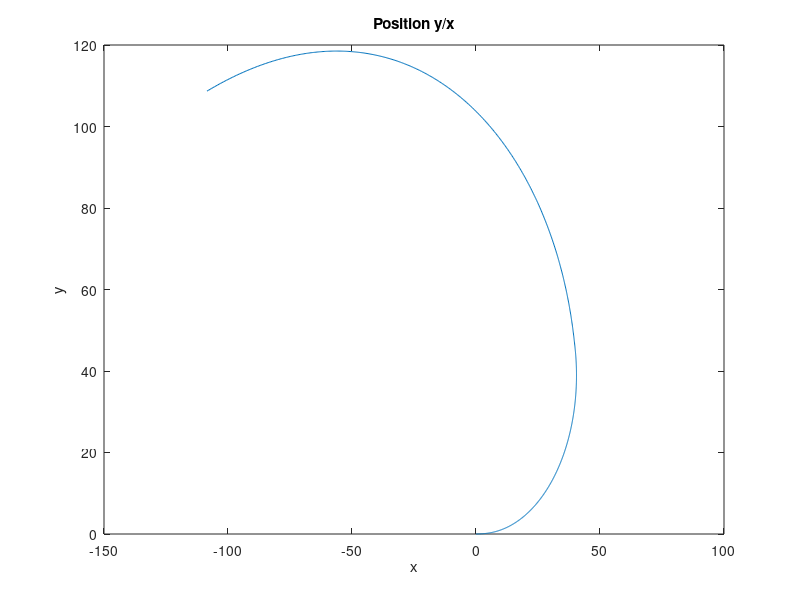
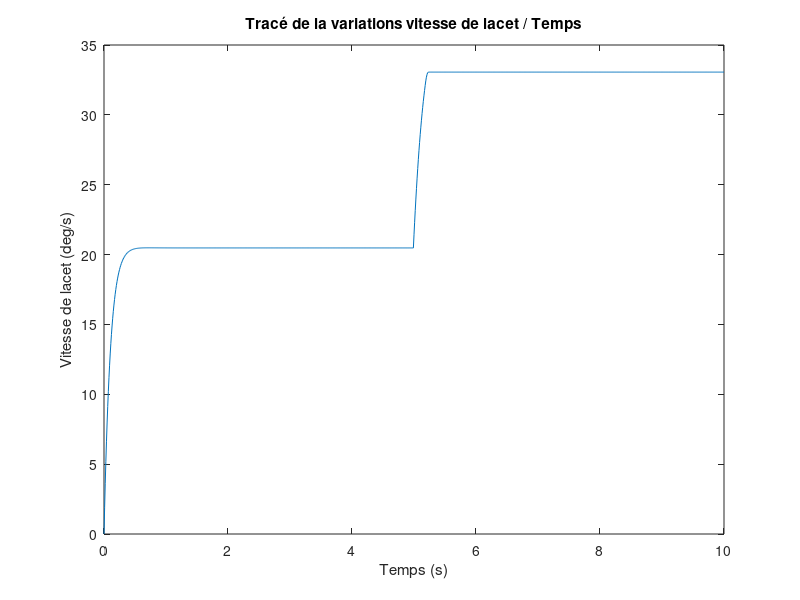
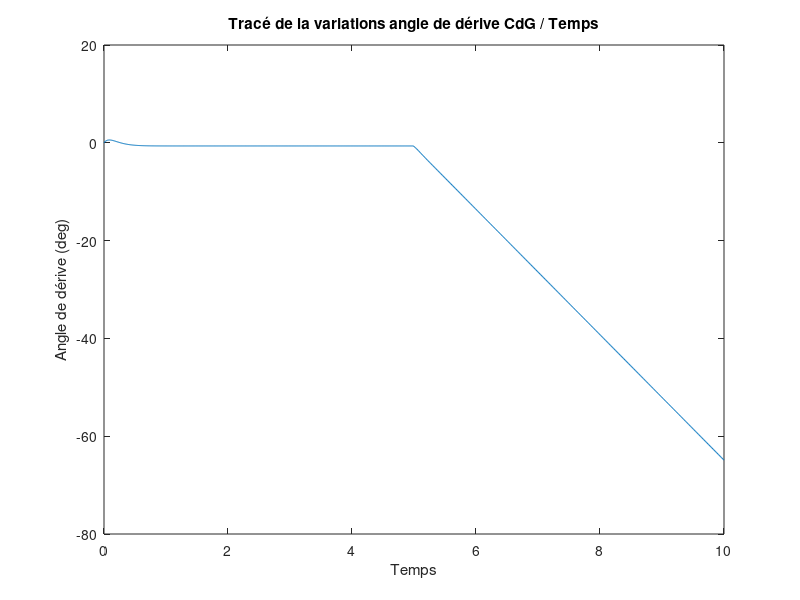
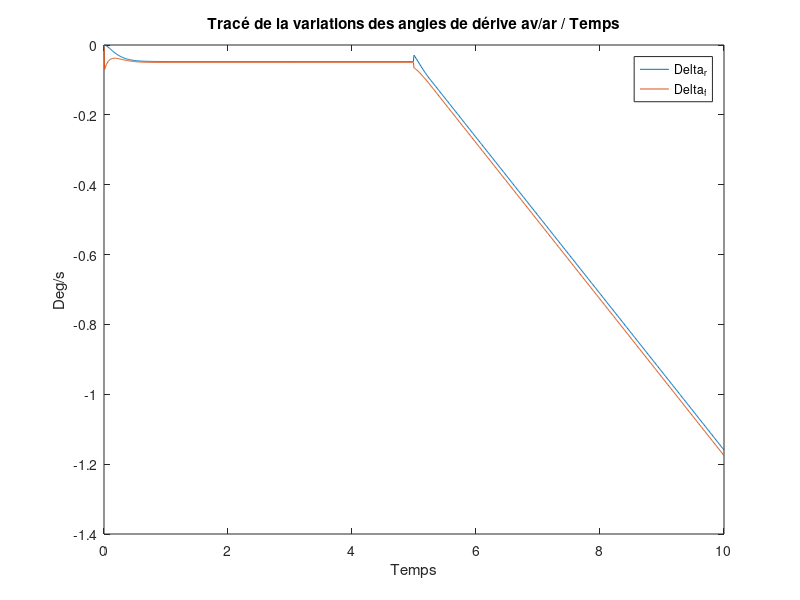

MATLAB code to generate these figures, in order:
close all;  % Ferme toutes les fenêtres de figures ouvertes
clear;      % Efface toutes les variables de l'espace de travail 
clc;        % Nettoie la fenêtre de commande
%Caractéritisque prédéfinies :
m = 1310 ;  %Masse du véhicule en Kg
Iz = 1760 ; %Moment d'inertie en Kg.m^+2
Lf = 1.2 ;  %Demi empattement avant en m
Lr = 1.4 ;  %Demi empattement arrière en m 
L = Lr+Lf;  %empattement total en m
Cf = 69740; %Rigidité de dérive avant en N.rad^-1
Cr = 63460; %Rigidité de dérive arrière en N.rad^-1

% Constantes physiques
g = 9.81;       % Gravité (m/s^2)
mu = 1.0;       % Coefficient de friction (1.0 = route sèche)

% Calcul des charges verticales (Poids sur les essieux)
Fz_f = (m * g * Lr) / L;  % Notez l'utilisation de Lr pour l'avant
Fz_r = (m * g * Lf) / L;  % Notez l'utilisation de Lf pour l'arrière

F_max_f = mu * Fz_f; % Force latérale maximale avant (N)
F_max_r = mu * Fz_r; % Force latérale maximale arrière (N)

%Variables de temps :
dt =0.01;
Tf = 10;
T_ = (0:dt:Tf)';
Nb=length(T_);

%Entrées du modèle : 
u_ = 50/3.6 * ones (length(T_),1); %La vitesse linéaire du véhicule au CdG en m.s^-1
u_(T_ >= 5) = 100/3.6;  % SURVIRAGE
Beta_= 4* pi/180* ones (length(T_),1); %Angle de braquage en rad

%Les differentes sorties : 

% Initialisation des états à l'instant k=1 :
% dTheta_0 est la vitesse de lacet r (rad/s)
dTheta_0 = 0;
Delta_0 = 0; 
Theta_0 = 0; 
x_0=0;
y_0=0;
% Les differentes sorties (stockage) : 
dTheta_ = zeros(Nb, 1);    % Vitesse de lacet r
Delta_ = zeros(Nb, 1);     % Angle de dérive beta
Theta_ = zeros(Nb, 1);     % Angle de cap
Delta_r = zeros(Nb, 1);    % Angle de dérive arrière alpha_r
Delta_f = zeros(Nb, 1);    % Angle de dérive avant alpha_f
dThetaSG_=zeros(Nb, 1);    % Vitesse de lacet r sans glissement
Ff_=zeros(Nb, 1);          % Force latérale avant
Fr_=zeros(Nb, 1);          % Force latérale arrière
x_=zeros(Nb,1);            % Position x CdG
y_=zeros(Nb,1);            % Position y CdG
v_=zeros(Nb,1);            % Calcul de la vitesse latérale v (m/s)

for k = 2:Nb
    u_1=u_(k);
    Beta_1=Beta_(k);
    dThetaSG_=u_1/L * tan(Beta_);

    %Composantes de la matrice A (Jacobienne) :

    % a11 = -(Lr^2*Cf + Lr^2*Cr)/(u_1*Iz);
    % a12 = (Lr*Cr - Cf*Lf)/Iz;
    % a21 = (Lr*Cr - Lf*Cf)/(m*(u_1).^2)-1;
    % a22 = -(Cf+Cr)/(m*u_1);
    % b1 =  Lf*Cf/Iz;
    % b2 =  Cf/(m*u_1);

    %Valeur des differents angles :

    %Mise à jour de l'état (linéaire)
    % d2Theta_1 = a11 * dTheta_0 + a12 * Delta_0 + b1 * Beta_1; %Vitesse de lacet
    % dDelta_1 = a21 * dTheta_0 + a22 * Delta_0 + b2 * Beta_1; %Evolution de l'angle de dérive global

    %Mise à jour des dérives avant et arrière
    Delta_r1 = Delta_0 - Lr * dTheta_0 / u_1;
    Delta_f1 = Delta_0 + Lf * dTheta_0 / u_1 - Beta_1;                                                     

    %Calcul des forces latérales 
    Ff_1_line = -Cf * Delta_f1;
    Fr_1_line = -Cr * Delta_r1;

    Ff_1 = max(-F_max_f, min(F_max_f, Ff_1_line));
    Fr_1 = max(-F_max_r, min(F_max_r, Fr_1_line));
    
    %Mise à jour de l'état (Saturation)
    d2Theta_1 = (Lf * Ff_1 - Lr * Fr_1) / Iz;           % Accélération de lacet (r_dot)
    dDelta_1 = (Ff_1 + Fr_1) / (m * u_1) - dTheta_0;    % Dérivée de l'angle de dérive (beta_dot)
    

    dTheta_1 = dTheta_0 + dt * d2Theta_1; 
    Delta_1 = Delta_0 + dt * dDelta_1;
    Theta_1 = Theta_0 + dt * dTheta_1;

    % Composante latérale de la vitesse au CdG (Vy)
    Vy_1 = u_1 * Delta_1; 

    % Norme de la vitesse du CdG (V)
    V_1 = sqrt(u_1^2 + Vy_1^2);

    % Vitesse latérale à l'essieu avant (Vy_f)
    Vy_f_1 = u_1 * Delta_1 + Lf * dTheta_1;

    % Norme de la vitesse à l'essieu avant (uf)
    uf_1 = sqrt(u_1^2 + Vy_f_1^2);

    %Mise à jour tableau x et y
    % Il faut utiliser v_lat = u * tan(Delta)
    v_1 = u_1 * tan(Delta_1); 

    % Vitesse Longi - Vitesse Latérale projetées
    x_1 = x_0 + (u_1 * cos(Theta_1) - v_1 * sin(Theta_1)) * dt;
    y_1 = y_0 + (u_1 * sin(Theta_1) + v_1 * cos(Theta_1)) * dt;

    
    %Sortie calculées via les entrés
    dTheta_(k) = dTheta_1;
    Delta_(k) = Delta_1;
    Theta_(k) = Theta_1;
    Delta_r(k) = Delta_r1;
    Delta_f(k) = Delta_f1;
    Ff_(k) = Ff_1;
    Fr_(k) = Fr_1;
    x_(k) = x_1;
    y_(k)=y_1;
    v_(k) = u_1 .* tan(Delta_1);

    dTheta_0 = dTheta_1; 
    Delta_0 = Delta_1;
    Theta_0 = Theta_1;
    x_0=x_1;
    y_0=y_1;
    
end

% Position y/x
figure;
plot(x_,y_);
title('Position y/x');
xlabel('x');
ylabel('y');

% Tracé de la variations vitesse de lacet / Temps
figure;
plot(T_,dTheta_ * 180/pi);
title('Tracé de la variations vitesse de lacet / Temps');
xlabel('Temps (s)');
ylabel('Vitesse de lacet (deg/s)');

% Tracé de la variations angle de dérive CdG / Temps
figure;
plot(T_,Delta_ * 180/pi);
title('Tracé de la variations angle de dérive CdG / Temps');
xlabel('Temps');
ylabel('Angle de dérive (deg)');

% Tracé de la variations des angles de dérive av/ar / Temps
figure;
plot(T_,Delta_r);
hold on;
plot(T_,Delta_f);
legend('Delta_r','Delta_f');
title('Tracé de la variations des angles de dérive av/ar / Temps');
xlabel('Temps');
ylabel('Deg/s')
hold off;

% Tracé de la variation des forces avant et arrière / Temps
figure;
plot(T_,Ff_);
hold on;
plot(T_,Fr_);
legend('Ff','Fr');
title('Tracé de la variation des forces avant et arrière / Temps');
xlabel('Temps');
ylabel('N');
hold off;

% Tracé de la vitesse longitudinale du CdG (u) / Temps
figure;
plot(T_, u_);
title('Vitesse longitudinale du CdG (u) / Temps');
xlabel('Temps (s)');
ylabel('Vitesse (m/s)');
grid on;

% Tracé de la vitesse latérale v (m/s) par rapport au temps
figure;
plot(T_,v_);
title('Tracé de la vitesse latérale v (m/s) par rapport au temps');
xlabel('Temps');
ylabel('vitesse latérale (m/s)');

%% --- ANIMATION DU VÉHICULE ---
figure('Name', 'Animation Trajectoire', 'Color', 'w');
axis equal; grid on; hold on;
xlabel('X (m)'); ylabel('Y (m)');
title('Simulation du véhicule en temps réel');

% 1. Définition de la géométrie du véhicule pour le dessin
largeur_vehicule = 1.8; % Largeur arbitraire (m)
% Les coins du véhicule dans son repère local (Avant-G, Avant-D, Arrière-D, Arrière-G)
% X est vers l'avant, Y vers la gauche
car_local_x = [Lf, Lf, -Lr, -Lr, Lf]; 
car_local_y = [largeur_vehicule/2, -largeur_vehicule/2, -largeur_vehicule/2, largeur_vehicule/2, largeur_vehicule/2];

% 2. Préparation des objets graphiques
h_traj = plot(0,0, 'r-', 'LineWidth', 1.5); % Ligne de trajectoire
h_car = plot(0,0, 'w-', 'LineWidth', 2);     % Contour de la voiture
h_fl_force = plot(0,0, 'r-', 'LineWidth', 2); % Indicateur de force (optionnel)

% Réglage des limites de la figure pour bien voir
xlim([min(x_)-5, max(x_)+5]);
ylim([min(y_)-5, max(y_)+5]);

% 3. Boucle d'animation
step_anim = 10; % On saute des points pour que ça aille plus vite (ex: 1 point sur 10)

for k = 1:step_anim:Nb
    % Récupérer position et cap actuels
    xc = x_(k);
    yc = y_(k);
    theta = Theta_(k);
    
    % --- Matrice de Rotation ---
    c = cos(theta);
    s = sin(theta);
    
    % --- Calcul des nouveaux coins du rectangle (Rotation + Translation) ---
    % x_global = x_center + x_local * cos - y_local * sin
    % y_global = y_center + x_local * sin + y_local * cos
    
    car_global_x = xc + car_local_x * c - car_local_y * s;
    car_global_y = yc + car_local_x * s + car_local_y * c;
    
    % --- Mise à jour du dessin ---
    set(h_traj, 'XData', x_(1:k), 'YData', y_(1:k)); % Trace la ligne bleue
    set(h_car, 'XData', car_global_x, 'YData', car_global_y); % Déplace le rectangle
    
    % Forcer le rendu
    drawnow; 
    
    % (Optionnel) Pause si ça va trop vite
     pause(0.1); 
end
